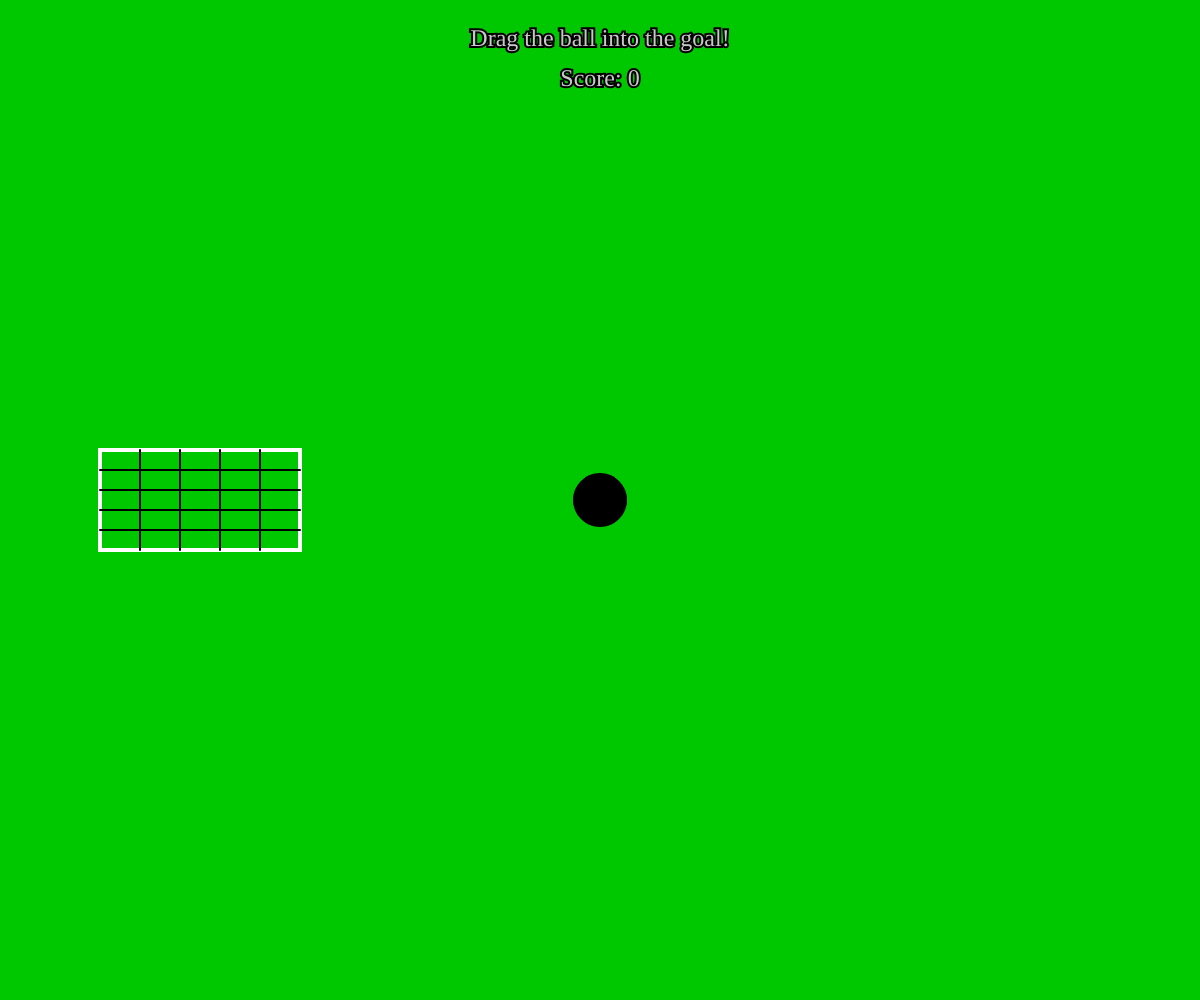
Frame 1 (no input)
Frame 60 (no input): identical to frame 1, image omitted
Frame 120 (the mouse pressed at the canvas centre since frame 60): identical to frame 1, image omitted

The p5.js sketch that drew this single still picture (run headless with seeded random() and noise() and a simulated clock; from frame 60 on, the mouse is pressed at the canvas centre):

// p5.js sketch
// ── sketch.js
// Set up the soccer ball and goal
let ballX, ballY, ballSize = 50;
let goalX, goalY, goalW = 200, goalH = 100;
let dragging = false;
let score = 0;

function setup() {
  createCanvas(windowWidth, windowHeight);
  ballX = width / 2;
  ballY = height / 2;
  goalX = 100;
  goalY = height / 2 - 50;
}

function draw() {
  // Change the background color to green (R, G, B)
  background(0, 200, 0);

  // Draw the goal with a white border and transparent fill
  noFill();
  stroke(255);
  strokeWeight(4);
  rect(goalX, goalY, goalW, goalH);

  // Draw black lines as a net inside the goal (both vertical and horizontal)
  stroke(0);
  strokeWeight(2);
  for (let i = 1; i <= 4; i++) {
    line(goalX + i * (goalW / 5), goalY, goalX + i * (goalW / 5), goalY + goalH);
    line(goalX, goalY + i * (goalH / 5), goalX + goalW, goalY + i * (goalH / 5));
  }

  // If dragging, move the ball
  if (dragging) {
    ballX = mouseX;
    ballY = mouseY;
  }

  // Draw the soccer ball with a white base and black patches
  fill(255);
  stroke(0);
  strokeWeight(4);
  ellipse(ballX, ballY, ballSize, ballSize);
  
  fill(0);
  let patchRadius = ballSize / 4;
  for (let angle = 0; angle < TWO_PI; angle += PI / 3) {
    let offsetX = cos(angle) * patchRadius;
    let offsetY = sin(angle) * patchRadius;
    ellipse(ballX + offsetX, ballY + offsetY, patchRadius * 2, patchRadius * 2);
  }

  textSize(24);
  textAlign(CENTER, CENTER);
  
  // Change the text color to a lighter gray (R, G, B)
  fill(200, 200, 200);

  // Set the text font type to a more readable cursive font
  textFont("Comic Sans MS");

  text("Drag the ball into the goal!", width / 2, 40);
  text("Score: " + score, width / 2, 80);
}


// Check if the ball is being dragged
function mousePressed() {
  if (dist(ballX, ballY, mouseX, mouseY) < ballSize / 2) {
    dragging = true;
  }
}

// When the mouse is released, check if the ball is in the goal
function mouseReleased() {
  dragging = false;
  if (ballX > goalX && ballX < goalX + goalW && ballY > goalY && ballY < goalY + goalH) {
    score++;
    do {
      ballX = random(ballSize / 2, width - ballSize / 2);
      ballY = random(ballSize / 2, height - ballSize / 2);
    } while (
      ballX > goalX - ballSize / 2 &&
      ballX < goalX + goalW + ballSize / 2 &&
      ballY > goalY - ballSize / 2 &&
      ballY < goalY + goalH + ballSize / 2
    );
  }
}
